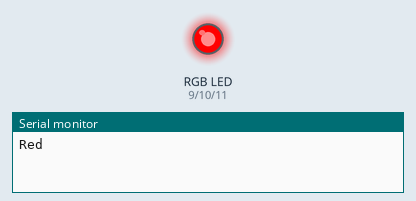
This sketch was run on a simulated Arduino Uno, built with avr-gcc and run on an emulated ATmega328P. Shown: an RGB LED mixed from three pins (HIGH = lit), the last lines printed to the serial monitor.

Above: at 0.05 s.
At 1.3 s:
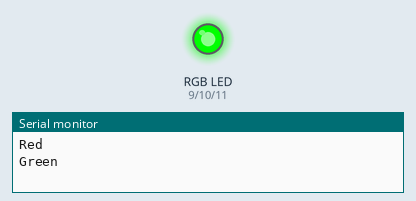
At 2.55 s:
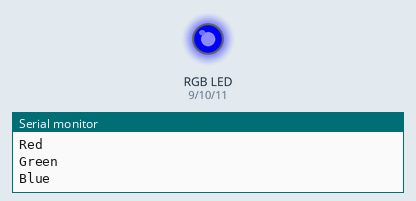
At 5.05 s:
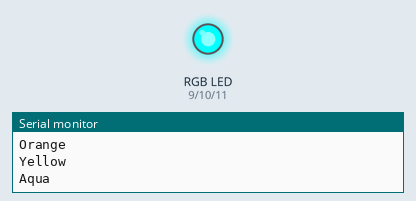
At 7.5 s:
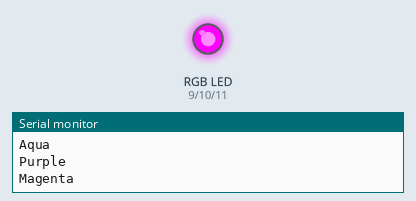
At 10.0 s:
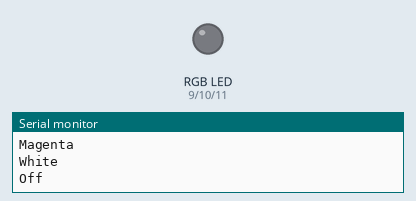
Timing chart, 0 to 13.0 s (numbered marks = the images above):
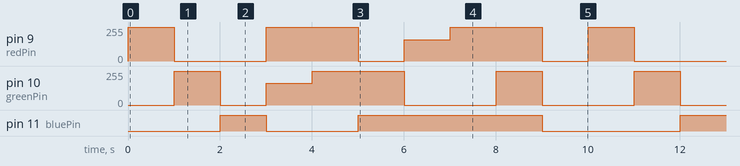

Measured:
- by itself, pin 9 (redPin): repeats every 10.0 s: 0/255 2.0 s, 255/255 2.0 s, 0/255 1.0 s, 159/255 1.0 s, 255/255 2.0 s, 0/255 1.0 s, 255/255 1.0 s
- by itself, pin 10 (greenPin): repeats every 10.0 s: 0/255 1.0 s, 165/255 1.0 s, 255/255 2.0 s, 2 × (0/255 2.0 s, 255/255 1.0 s)
- by itself, pin 11 (bluePin): repeats every 10.0 s: LOW 2.0 s, HIGH 4.0 s, LOW 3.0 s, HIGH 1.0 s

The sketch:

rgb-led.ino
```cpp
#define redPin 9
#define greenPin 10
#define bluePin 11

void setup() {
   Serial.begin(9600);

   pinMode(redPin, OUTPUT);
   pinMode(greenPin, OUTPUT);
   pinMode(bluePin, OUTPUT);
}

void loop() {
   // Red
   Serial.println("Red");
   analogWrite(redPin, 255);
   analogWrite(greenPin, 0);
   analogWrite(bluePin, 0);
   delay(1000);

   // Green
   Serial.println("Green");
   analogWrite(redPin, 0);
   analogWrite(greenPin, 255);
   analogWrite(bluePin, 0);
   delay(1000);

   // Blue
   Serial.println("Blue");
   analogWrite(redPin, 0);
   analogWrite(greenPin, 0);
   analogWrite(bluePin, 255);
   delay(1000);

   // Orange
   Serial.println("Orange");
   analogWrite(redPin, 255);
   analogWrite(greenPin, 165);
   analogWrite(bluePin, 0);
   delay(1000);

   // Yellow
   Serial.println("Yellow");
   analogWrite(redPin, 255);
   analogWrite(greenPin, 255);
   analogWrite(bluePin, 0);
   delay(1000);

   // Aqua
   Serial.println("Aqua");
   analogWrite(redPin, 0);
   analogWrite(greenPin, 255);
   analogWrite(bluePin, 255);
   delay(1000);

   // Purple
   Serial.println("Purple");
   analogWrite(redPin, 159);
   analogWrite(greenPin, 0);
   analogWrite(bluePin, 255);
   delay(1000);

   // Magenta
   Serial.println("Magenta");
   analogWrite(redPin, 255);
   analogWrite(greenPin, 0);
   analogWrite(bluePin, 255);
   delay(1000);

   // white
   Serial.println("White");
   analogWrite(redPin, 255);
   analogWrite(greenPin, 255);
   analogWrite(bluePin, 255);
   delay(1000);

   // Off (Black)
   Serial.println("Off");
   analogWrite(redPin, 0);
   analogWrite(greenPin, 0);
   analogWrite(bluePin, 0);
   delay(1000);

}
```
